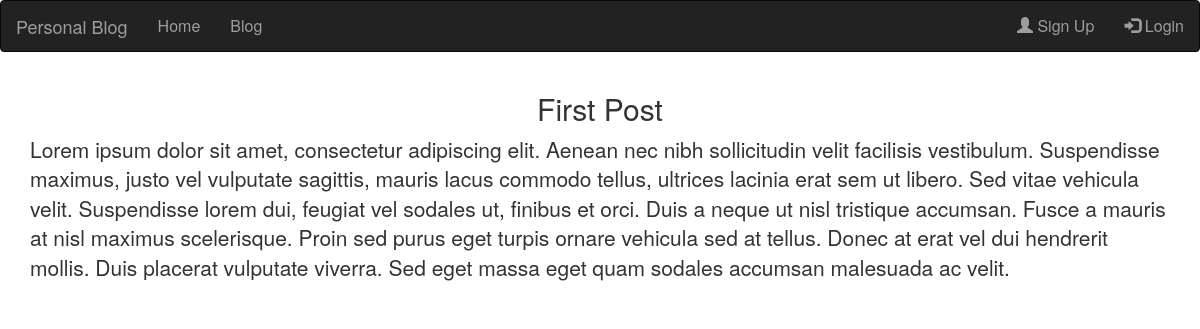
Page /blog/1/ on the committed database.
### blog/models.py (models this page shows, shortened)
class Post(models.Model):
    date = models.DateTimeField(auto_now=True)
    title = models.CharField(max_length=20)
    content = models.TextField()
    author = models.ForeignKey(User, on_delete= models.CASCADE)

### blog/views.py (the view)
# urls.py: path('blog/<int:pk>/', blogDetailView.as_view(), name='blog-detail'),
class blogDetailView(DetailView):
    model = Post
    template_name = 'blog/blog_detail.html'

### blog/templates/blog/blog_detail.html
{% extends 'blog/common.html' %}
{% block content %}
    <div class="container">
        <h2 class="text-center display-1"> {{ post.title }} </h2>
        <p class="lead"> {{ post.content }}</p>
    </div>
{% endblock %}

### rows in the picture
Post: title "First Post", content "Lorem ipsum dolor sit amet, consectetur adipiscing elit. Aenean nec nibh sollicitudin velit facilisis vestibulum. Suspendisse maximus, justo vel vulputate sagittis, mauris lacus commodo tellus, ultrices lacinia erat sem ut libero. Sed vitae vehicula velit. Suspendisse lorem dui, feugiat vel sodales ut, finibus et orci. Duis a neque ut nisl tristique accumsan. Fusce a mauris at nisl maximus scelerisque. Proin sed purus eget turpis ornare vehicula sed at tellus. Donec at erat vel dui hendrerit mollis. Duis placerat vulputate viverra. Sed eget massa eget quam sodales accumsan malesuada ac velit."
